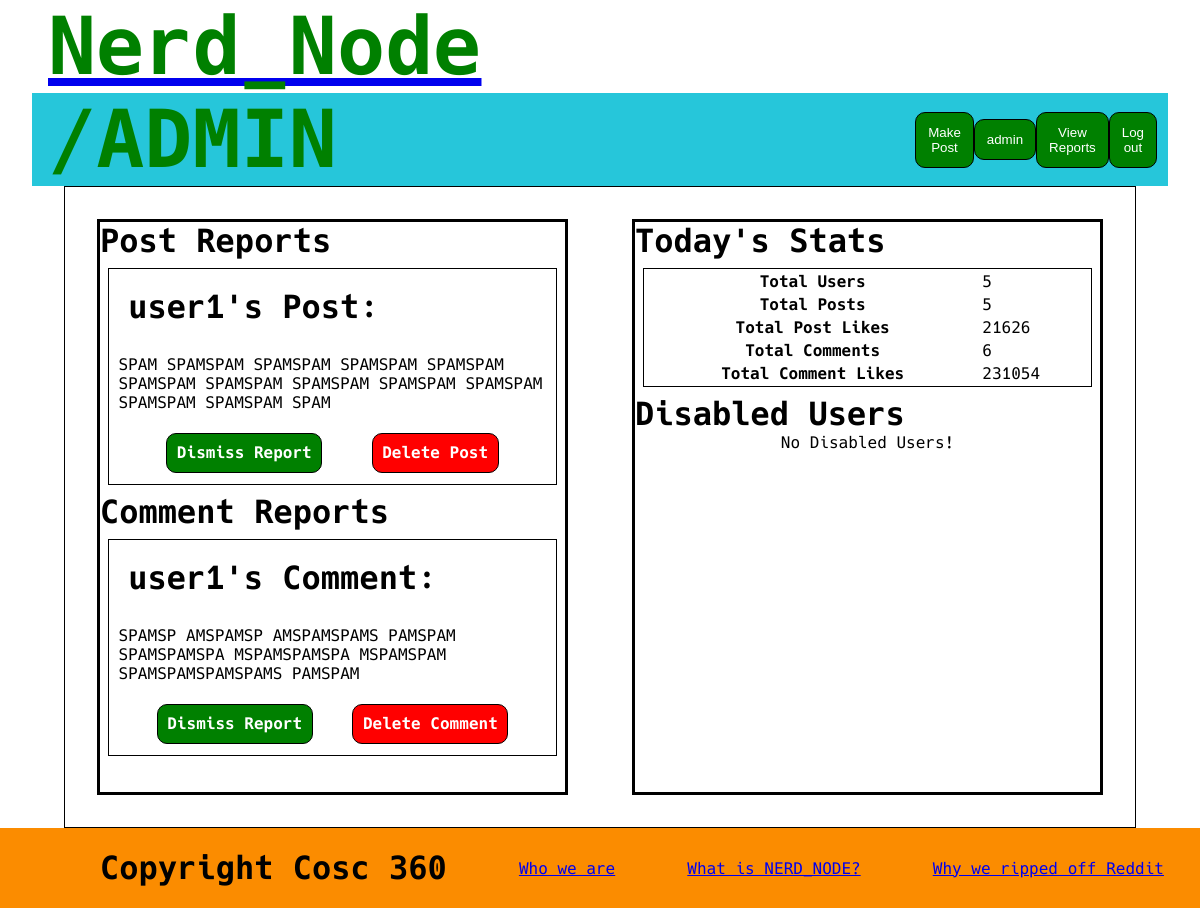
The app's page /admin/index.php (signed in) with its own data.
### tables this page shows
CREATE TABLE post (
	id int AUTO_INCREMENT,
	title varchar(255),
    poster int,
    content TEXT(65535),
    likes int,
    reported boolean,
    sku varchar(255),
    PRIMARY KEY (id),
    FOREIGN KEY (poster) REFERENCES siteUser(id) ON DELETE CASCADE
);

CREATE TABLE siteUser (
	id int AUTO_INCREMENT,
	username varchar(255) UNIQUE,
	password varchar(255),
    email varchar(255) UNIQUE,
    profilePicture varchar(255),
    isAdmin boolean,
    isDisabled boolean,
    PRIMARY KEY (id)
);

CREATE TABLE comment (
	id int AUTO_INCREMENT,
    poster int,
	originalPost int,
    parentComment int,
    likes int,
    reported boolean,
    content TEXT(65535),
    PRIMARY KEY (id),
    FOREIGN KEY (poster) REFERENCES siteUser(id) ON DELETE CASCADE,
    FOREIGN KEY (originalPost) REFERENCES post(id) ON DELETE CASCADE,
    FOREIGN KEY (parentComment) REFERENCES comment(id) ON DELETE CASCADE
);

### src/admin/loadPostReports.php (called while the page is built, shortened)
<?php
$host = DBHOST;
$database = DBNAME;
$user = DBUSER;
$pass = DBPASS;
$connection = mysqli_connect($host, $user,$pass, $database, "3306");
$sql = "SELECT post.id, post.title, siteUser.username, post.sku, post.content
        FROM (post JOIN siteUser ON post.poster = siteUser.id)
        WHERE post.reported = true
        GROUP BY post.id ";
$postReports = array();
if($result = mysqli_query($connection, $sql)) {
    while($row = mysqli_fetch_assoc($result)) {
        array_push($postReports, [
                            'id' => $row['id'],
                            'title' => $row['title'],
                            'author' => $row['username'],
                            'pfp' => $row['profilePicture'],
                            'sku' => $row['sku'],
                            'content' => $row['content'],
                            'likes' => number_format($row['likes']),
                            'commentCount' => $row['comments']
        ]
        );
    }
};
?>

### src/admin/loadCommentReports.php (called while the page is built, shortened)
<?php
$host = DBHOST;
$database = DBNAME;
$user = DBUSER;
$pass = DBPASS;
$connection = mysqli_connect($host, $user,$pass, $database, "3306");
$sql = "SELECT comment.id,  siteUser.username, comment.content
        FROM (comment JOIN siteUser ON comment.poster = siteUser.id)
        WHERE comment.reported = true
        GROUP BY comment.id";
$commentReports = array();
if($result = mysqli_query($connection, $sql)) {
    while($row = mysqli_fetch_assoc($result)) {
        array_push($commentReports, [
            'id' => $row['id'],
            'author' => $row['username'],
            'pfp' => $row['profilePicture'],
            'content' => $row['content'],
        ]
        );
    }
};
?>

### src/admin/loadStats.php (called while the page is built, shortened)
<?php
$host = DBHOST;
$database = DBNAME;
$user = DBUSER;
$pass = DBPASS;
$connection = mysqli_connect($host, $user,$pass, $database, "3306");
$sql = " SELECT *
FROM
(SELECT COUNT(*) AS userCount FROM siteUser) as u
CROSS JOIN
(SELECT COUNT(id) AS postCount, SUM(ABS(likes)) AS postLikeCount FROM post) as p
CROSS JOIN
(SELECT COUNT(id) AS commentCount, SUM(ABS(likes)) AS commentLikeCount FROM comment) as c";
if($result = mysqli_query($connection, $sql)) {
    $row = mysqli_fetch_assoc($result);
    $stats = $row;
};
?>

### src/admin/loadDisabledUsers.php (called while the page is built, shortened)
<?php
$disabledUsers = array();
?>

### src/admin/index.php (the view, shortened to what this page needs)
<?php
include_once "loadCommentReports.php";
include_once "loadPostReports.php";
include_once "loadDisabledUsers.php";
include_once "loadStats.php";
?>
<!DOCTYPE html>
<html lang="en">
    <head>
	    <link rel="stylesheet" href="../public/css/reset.css">
	    <link rel="stylesheet" href="../public/css/home.css">
        <link rel="stylesheet" href="../public/font/hack.css">
    </head>
    <body>
	    <header>
            <?php
            include "../components/headerBar.php";
            ?>
        </header>
        <main>
            <div class="center">
                <div>
                    <h2> Post Reports</h2>
                    <?php
                    if($postReports) {
                        foreach($postReports as $report) {
                            echo "<div class ='adminReport' id='post-".$report['id']."'>
<h2>".$report['author']."'s Post:</h2><p>
                    ".$report['content']."
</p>
<div class='reportBar'>
        <div class='spacer'></div>
        <div class='dis' onclick='dismissPost(".$report['id'].", 5)'> Dismiss Report </div>
        <div class='spacer'></div>
        <div class='del' onclick='deletePost(".$report['id'].", 2)'> Delete Post </div>
        <div class='spacer'></div>
</div>
                        </div>";
                        }
                    } else {
                        echo "<div style='text-align:center; width:100%;font-size: 1em;' >No Current Post Reports!</div>";
                    }
                    ?>
                </div>
                <div>
                    <h2> Comment Reports</h2>
                    <?php
                    if($commentReports){
                        foreach($commentReports as $report) {
                            echo "<div class ='adminReport' id='comment-".$report['id']."'>
<h2>".$report['author']."'s Comment:</h2><p>
                    ".$report['content']."
</p>
<div class='reportBar'>
        <div class='spacer'></div>
        <div class='dis' onclick='dismissComment(".$report['id'].", 5)'> Dismiss Report </div>
        <div class='spacer'></div>
        <div class='del' onclick='deleteComment(".$report['id'].", 2)'> Delete Comment </div>
        <div class='spacer'></div>
</div>
                        </div>";
                        }
                    } else {
                        echo "<div style='text-align:center; width:100%;font-size: 1em;' >No Current Comment Reports!</div>";
                    }
                    ?>
                </div>
            </div>
            <div class="center">
                <h2 class=""> Today's Stats </h2>
                <div class="tab adminReport">
                    <table>
                        <tr><th>Total Users</th>   <td> <?php echo $stats['userCount']; ?></td></tr>
                        <tr><th>Total Posts</th>   <td> <?php echo $stats['postCount']; ?></td></tr>
                        <tr><th>Total Post Likes</th><td> <?php echo $stats['postLikeCount']; ?></td></tr>
                        <tr><th>Total Comments</th>  <td> <?php echo $stats['commentCount']; ?></td></tr>
                        <tr><th>Total Comment Likes</th>   <td> <?php echo $stats['commentLikeCount']; ?></td></tr>
                    </table>
                </div>
                <h2>Disabled Users</h2>
                <?php
                if($disabledUsers){
                    foreach($disabledUsers as $u) {
                        echo "<div class ='adminReport' id='comment-".$u['id']."'>
<h2>".$u['username']."
<img src='".SITEROOT."public/images/profiles/".$u['pfp']."' alt='".$u['username']."\'s profile picture' width='50' height='50' style='float:right;'>
<a href='".SITEROOT."nerd/?username=".$u['username']."'> Visit Page </a>
</h2>";
                        echo"</div>";
                    }
                } else {
                    echo "<div style='text-align:center; width:100%;font-size: 1em;' >No Disabled Users!</div>";
                    }
                ?>
            </div>
	    </main>
        <?php include "../components/footer.php"; ?>
    </body>
</html>

### src/public/css/home.css (style rules this page uses)
html { font-family: "Hack"; }
header { padding: 0em 2em; }
.center { flex: 1; }
.center, .sidebar, .post { border: medium solid black; }
.center, .sidebar { margin: 2em 2em; }
main { display: flex; height:auto; min-height:80vh; margin: 0em 4em; }
h2 { font-size: 2em; }
main { border: 1px solid black; }
.adminReport { width: auto; margin: 0.5em; border: 1px solid black; }
.del { cursor:pointer; background-color: red; color: white; padding: 0.6em; margin: 0.1em; border-radius: 10px; border: 1px solid black; font-weight: bold; }
.reportBar { display: flex; flex-direction: row; align-items: center; justify-content: space-around; padding: 0.6em; }
.dis { cursor:pointer; background-color: green; color: white; padding: 0.6em; margin: 0.1em; border-radius: 10px; border: 1px solid black; font-weight: bold; }
.adminReport p, .adminReport h2 { padding: 0.6em; }
.tab table { width: 100%; }

### records on screen
post: poster.username "user1", content "SPAM SPAMSPAM SPAMSPAM SPAMSPAM SPAMSPAM SPAMSPAM SPAMSPAM SPAMSPAM SPAMSPAM SPAMSPAM SPAMSPAM SPAMSPAM SPAM"
comment: poster.username "user1", content "SPAMSP AMSPAMSP AMSPAMSPAMS PAMSPAM SPAMSPAMSPA MSPAMSPAMSPA MSPAMSPAM SPAMSPAMSPAMSPAMS PAMSPAM"

### other values on screen
$url "/ADMIN"
$_SESSION["sessionUsername"] "admin"
$stats['userCount'] "5"
$stats['postCount'] "5"
$stats['postLikeCount'] "21626"
$stats['commentCount'] "6"
$stats['commentLikeCount'] "231054"
